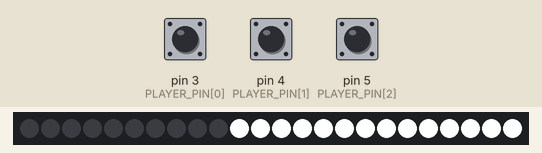
Simulated run of this sketch. Board: Arduino Uno, built with avr-gcc and run on an emulated ATmega328P. On the bench: 24 RGB LEDs in strip order, left to right. The test bench sets the inputs (shaded band); at power-on: pin 3 (PLAYER_PIN[0]) HIGH, pin 4 (PLAYER_PIN[1]) HIGH, pin 5 (PLAYER_PIN[2]) HIGH.

Above: at 2.3 s.
3.8 s: pin 3 (PLAYER_PIN[0]) pulled LOW for 1 s
At 3.95 s:
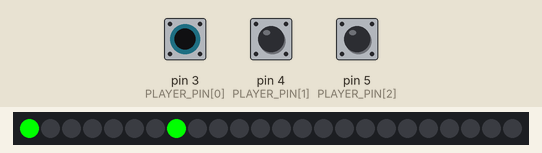
6.5 s: pin 4 (PLAYER_PIN[1]) pulled LOW for 3.2 s
At 6.65 s:
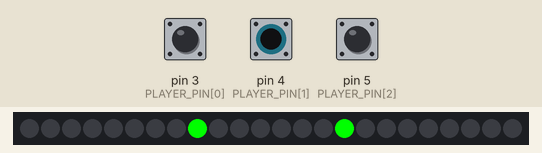
11.2 s: pin 5 (PLAYER_PIN[2]) pulled LOW for 0.15 s
At 11.3 s:
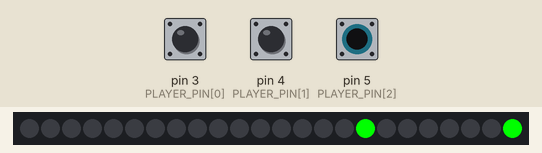
12.9 s: pin 5 (PLAYER_PIN[2]) pulled LOW for 1 s
At 13.36 s:
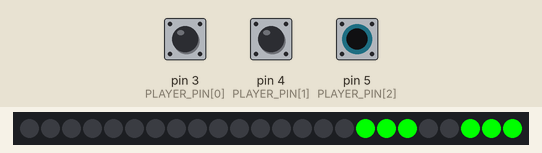
15.4 s: pin 5 (PLAYER_PIN[2]) pulled LOW for 3.2 s
At 16.17 s:
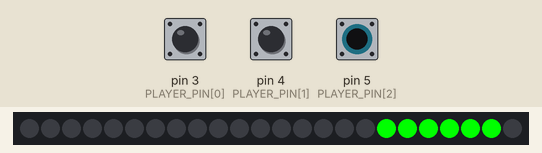
20.1 s: pin 3 (PLAYER_PIN[0]) pulled LOW for 3.2 s
At 20.56 s:
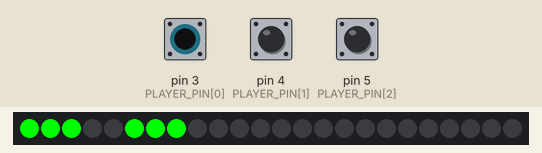
Timing chart, 0 to 23.1 s (numbered marks = the images above; inputs shaded):
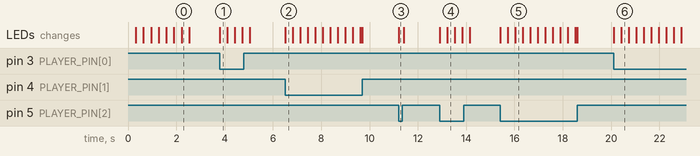

Measured:
- after the input at 3.8 s, the LEDs: change at once (image 1)
- after the input at 6.5 s, the LEDs: change at once (image 2)
- after the input at 11.2 s, the LEDs: change at once (image 3)
- after the input at 12.9 s, the LEDs: first change at once (image 4 shows a later state)
- after the input at 15.4 s, the LEDs: first change at once (image 5 shows a later state)
- after the input at 20.1 s, the LEDs: first change at once (image 6 shows a later state)

The sketch:

TestFirmware.ino
```cpp
#include <Adafruit_NeoPixel.h>

#define LED_PIN 2
const unsigned char PLAYER_PIN[3] = {3, 4, 5};

Adafruit_NeoPixel strip = Adafruit_NeoPixel(24, LED_PIN, NEO_GRB + NEO_KHZ800);

void clearStrip()
{
    for (int i = 0; i < 24; i++)
        strip.setPixelColor(i, 0);
    strip.show();
}

void testAnimation()
{
    unsigned long long COLORS[] = {0xff0000, 0x00ff00, 0x0000ff, 0xffffff, 0x000000};
    for (int color = 0; color < 5; color++)
    {
        for (int i = 0; i < 24; i++)
        {
            strip.setPixelColor(i, COLORS[color]);
            strip.show();
            delay(20);
        }
    }
    clearStrip();
}

void setup() {
    for (int player = 0; player < 3; player++)
        pinMode(PLAYER_PIN[player], INPUT_PULLUP);
    strip.begin();
    strip.show(); // Initialize all pixels to 'off'
    testAnimation();
}

void showWinAnimation(int playerNumber)
{
    unsigned long long COLORS[] = {0x00ff00, 0x000000};
    for (int color = 0; color < 2; color++)
    {
        for (int i = 0; i < 4; i++)
        {
            strip.setPixelColor(8 * playerNumber + i, COLORS[color]);
            strip.setPixelColor(8 * (playerNumber + 1) - i - 1, COLORS[color]);
            strip.show();
            delay(30);
        }
    }
}

void loop() {
    for (int player = 0; player < 3; player++)
    {
        if (!digitalRead(PLAYER_PIN[player]))
        {
            showWinAnimation(player);
        }
    }
}
```
